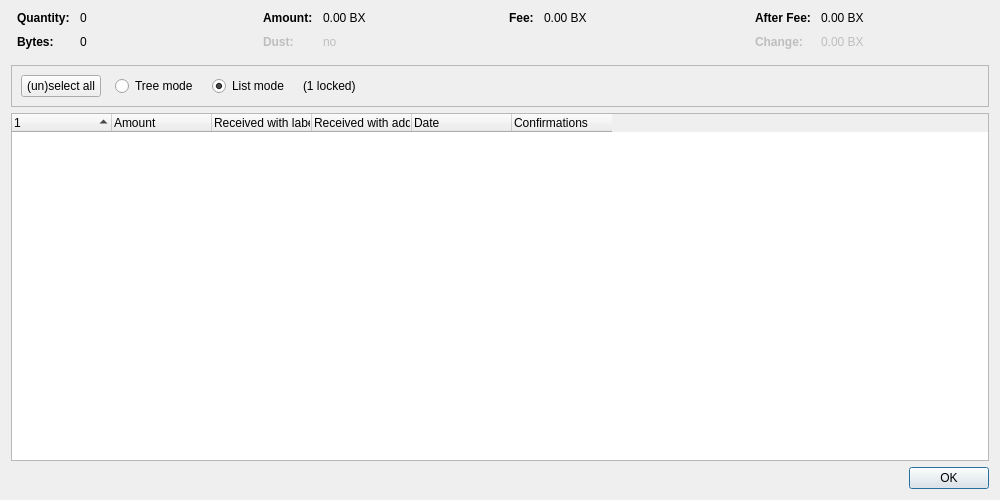
<?xml version="1.0" encoding="UTF-8"?>
<ui version="4.0">
 <class>CoinControlDialog</class>
 <widget class="QDialog" name="CoinControlDialog">
  <property name="geometry">
   <rect>
    <x>0</x>
    <y>0</y>
    <width>1000</width>
    <height>500</height>
   </rect>
  </property>
  <property name="windowTitle">
   <string>Coin Selection</string>
  </property>
  <layout class="QVBoxLayout" name="verticalLayout">
   <item>
    <layout class="QHBoxLayout" name="horizontalLayoutTop" stretch="0,0,0,0">
     <property name="topMargin">
      <number>0</number>
     </property>
     <property name="bottomMargin">
      <number>10</number>
     </property>
     <item>
      <layout class="QFormLayout" name="formLayoutCoinControl1">
       <property name="horizontalSpacing">
        <number>10</number>
       </property>
       <property name="verticalSpacing">
        <number>10</number>
       </property>
       <property name="leftMargin">
        <number>6</number>
       </property>
       <property name="rightMargin">
        <number>6</number>
       </property>
       <item row="0" column="0">
        <widget class="QLabel" name="labelCoinControlQuantityText">
         <property name="font">
          <font>
           <weight>75</weight>
           <bold>true</bold>
          </font>
         </property>
         <property name="text">
          <string>Quantity:</string>
         </property>
        </widget>
       </item>
       <item row="0" column="1">
        <widget class="QLabel" name="labelCoinControlQuantity">
         <property name="cursor">
          <cursorShape>IBeamCursor</cursorShape>
         </property>
         <property name="contextMenuPolicy">
          <enum>Qt::ActionsContextMenu</enum>
         </property>
         <property name="text">
          <string notr="true">0</string>
         </property>
         <property name="textInteractionFlags">
          <set>Qt::LinksAccessibleByMouse|Qt::TextSelectableByKeyboard|Qt::TextSelectableByMouse</set>
         </property>
        </widget>
       </item>
       <item row="1" column="0">
        <widget class="QLabel" name="labelCoinControlBytesText">
         <property name="font">
          <font>
           <weight>75</weight>
           <bold>true</bold>
          </font>
         </property>
         <property name="text">
          <string>Bytes:</string>
         </property>
        </widget>
       </item>
       <item row="1" column="1">
        <widget class="QLabel" name="labelCoinControlBytes">
         <property name="cursor">
          <cursorShape>IBeamCursor</cursorShape>
         </property>
         <property name="contextMenuPolicy">
          <enum>Qt::ActionsContextMenu</enum>
         </property>
         <property name="text">
          <string notr="true">0</string>
         </property>
         <property name="textInteractionFlags">
          <set>Qt::LinksAccessibleByMouse|Qt::TextSelectableByKeyboard|Qt::TextSelectableByMouse</set>
         </property>
        </widget>
       </item>
      </layout>
     </item>
     <item>
      <layout class="QFormLayout" name="formLayoutCoinControl2">
       <property name="horizontalSpacing">
        <number>10</number>
       </property>
       <property name="verticalSpacing">
        <number>10</number>
       </property>
       <property name="leftMargin">
        <number>6</number>
       </property>
       <property name="rightMargin">
        <number>6</number>
       </property>
       <item row="0" column="0">
        <widget class="QLabel" name="labelCoinControlAmountText">
         <property name="font">
          <font>
           <weight>75</weight>
           <bold>true</bold>
          </font>
         </property>
         <property name="text">
          <string>Amount:</string>
         </property>
        </widget>
       </item>
       <item row="0" column="1">
        <widget class="QLabel" name="labelCoinControlAmount">
         <property name="cursor">
          <cursorShape>IBeamCursor</cursorShape>
         </property>
         <property name="contextMenuPolicy">
          <enum>Qt::ActionsContextMenu</enum>
         </property>
         <property name="text">
          <string notr="true">0.00 BX</string>
         </property>
         <property name="textInteractionFlags">
          <set>Qt::LinksAccessibleByMouse|Qt::TextSelectableByKeyboard|Qt::TextSelectableByMouse</set>
         </property>
        </widget>
       </item>
       <item row="1" column="0">
        <widget class="QLabel" name="labelCoinControlLowOutputText">
         <property name="enabled">
          <bool>false</bool>
         </property>
         <property name="font">
          <font>
           <weight>75</weight>
           <bold>true</bold>
          </font>
         </property>
         <property name="text">
          <string>Dust:</string>
         </property>
        </widget>
       </item>
       <item row="1" column="1">
        <widget class="QLabel" name="labelCoinControlLowOutput">
         <property name="enabled">
          <bool>false</bool>
         </property>
         <property name="cursor">
          <cursorShape>IBeamCursor</cursorShape>
         </property>
         <property name="contextMenuPolicy">
          <enum>Qt::ActionsContextMenu</enum>
         </property>
         <property name="text">
          <string notr="true">no</string>
         </property>
         <property name="textInteractionFlags">
          <set>Qt::LinksAccessibleByMouse|Qt::TextSelectableByKeyboard|Qt::TextSelectableByMouse</set>
         </property>
        </widget>
       </item>
      </layout>
     </item>
     <item>
      <layout class="QFormLayout" name="formLayoutCoinControl3">
       <property name="horizontalSpacing">
        <number>10</number>
       </property>
       <property name="verticalSpacing">
        <number>10</number>
       </property>
       <property name="leftMargin">
        <number>6</number>
       </property>
       <property name="rightMargin">
        <number>6</number>
       </property>
       <item row="0" column="0">
        <widget class="QLabel" name="labelCoinControlFeeText">
         <property name="font">
          <font>
           <weight>75</weight>
           <bold>true</bold>
          </font>
         </property>
         <property name="text">
          <string>Fee:</string>
         </property>
        </widget>
       </item>
       <item row="0" column="1">
        <widget class="QLabel" name="labelCoinControlFee">
         <property name="cursor">
          <cursorShape>IBeamCursor</cursorShape>
         </property>
         <property name="contextMenuPolicy">
          <enum>Qt::ActionsContextMenu</enum>
         </property>
         <property name="text">
          <string notr="true">0.00 BX</string>
         </property>
         <property name="textInteractionFlags">
          <set>Qt::LinksAccessibleByMouse|Qt::TextSelectableByKeyboard|Qt::TextSelectableByMouse</set>
         </property>
        </widget>
       </item>
      </layout>
     </item>
     <item>
      <layout class="QFormLayout" name="formLayoutCoinControl4">
       <property name="horizontalSpacing">
        <number>10</number>
       </property>
       <property name="verticalSpacing">
        <number>10</number>
       </property>
       <property name="leftMargin">
        <number>6</number>
       </property>
       <property name="rightMargin">
        <number>6</number>
       </property>
       <item row="0" column="0">
        <widget class="QLabel" name="labelCoinControlAfterFeeText">
         <property name="font">
          <font>
           <weight>75</weight>
           <bold>true</bold>
          </font>
         </property>
         <property name="text">
          <string>After Fee:</string>
         </property>
        </widget>
       </item>
       <item row="0" column="1">
        <widget class="QLabel" name="labelCoinControlAfterFee">
         <property name="cursor">
          <cursorShape>IBeamCursor</cursorShape>
         </property>
         <property name="contextMenuPolicy">
          <enum>Qt::ActionsContextMenu</enum>
         </property>
         <property name="text">
          <string notr="true">0.00 BX</string>
         </property>
         <property name="textInteractionFlags">
          <set>Qt::LinksAccessibleByMouse|Qt::TextSelectableByKeyboard|Qt::TextSelectableByMouse</set>
         </property>
        </widget>
       </item>
       <item row="1" column="0">
        <widget class="QLabel" name="labelCoinControlChangeText">
         <property name="enabled">
          <bool>false</bool>
         </property>
         <property name="font">
          <font>
           <weight>75</weight>
           <bold>true</bold>
          </font>
         </property>
         <property name="text">
          <string>Change:</string>
         </property>
        </widget>
       </item>
       <item row="1" column="1">
        <widget class="QLabel" name="labelCoinControlChange">
         <property name="enabled">
          <bool>false</bool>
         </property>
         <property name="cursor">
          <cursorShape>IBeamCursor</cursorShape>
         </property>
         <property name="contextMenuPolicy">
          <enum>Qt::ActionsContextMenu</enum>
         </property>
         <property name="text">
          <string notr="true">0.00 BX</string>
         </property>
         <property name="textInteractionFlags">
          <set>Qt::LinksAccessibleByMouse|Qt::TextSelectableByKeyboard|Qt::TextSelectableByMouse</set>
         </property>
        </widget>
       </item>
      </layout>
     </item>
    </layout>
   </item>
   <item>
    <widget class="QFrame" name="frame">
     <property name="minimumSize">
      <size>
       <width>0</width>
       <height>40</height>
      </size>
     </property>
     <property name="frameShape">
      <enum>QFrame::StyledPanel</enum>
     </property>
     <property name="frameShadow">
      <enum>QFrame::Sunken</enum>
     </property>
     <layout class="QHBoxLayout" name="horizontalLayout">
      <item>
       <layout class="QHBoxLayout" name="horizontalLayoutPanel" stretch="0,0,0,0,0">
        <property name="spacing">
         <number>14</number>
        </property>
        <item>
         <widget class="QPushButton" name="pushButtonSelectAll">
          <property name="sizePolicy">
           <sizepolicy hsizetype="Maximum" vsizetype="Fixed">
            <horstretch>0</horstretch>
            <verstretch>0</verstretch>
           </sizepolicy>
          </property>
          <property name="text">
           <string>(un)select all</string>
          </property>
          <property name="autoDefault">
           <bool>false</bool>
          </property>
         </widget>
        </item>
        <item>
         <widget class="QRadioButton" name="radioTreeMode">
          <property name="sizePolicy">
           <sizepolicy hsizetype="Maximum" vsizetype="Fixed">
            <horstretch>0</horstretch>
            <verstretch>0</verstretch>
           </sizepolicy>
          </property>
          <property name="text">
           <string>Tree mode</string>
          </property>
         </widget>
        </item>
        <item>
         <widget class="QRadioButton" name="radioListMode">
          <property name="sizePolicy">
           <sizepolicy hsizetype="Maximum" vsizetype="Fixed">
            <horstretch>0</horstretch>
            <verstretch>0</verstretch>
           </sizepolicy>
          </property>
          <property name="text">
           <string>List mode</string>
          </property>
          <property name="checked">
           <bool>true</bool>
          </property>
         </widget>
        </item>
        <item>
         <widget class="QLabel" name="labelLocked">
          <property name="text">
           <string notr="true">(1 locked)</string>
          </property>
         </widget>
        </item>
        <item>
         <spacer name="horizontalSpacer">
          <property name="orientation">
           <enum>Qt::Horizontal</enum>
          </property>
          <property name="sizeHint" stdset="0">
           <size>
            <width>40</width>
            <height>20</height>
           </size>
          </property>
         </spacer>
        </item>
       </layout>
      </item>
     </layout>
    </widget>
   </item>
   <item>
    <widget class="CoinControlTreeWidget" name="treeWidget">
     <property name="contextMenuPolicy">
      <enum>Qt::CustomContextMenu</enum>
     </property>
     <property name="sortingEnabled">
      <bool>false</bool>
     </property>
     <property name="columnCount">
      <number>6</number>
     </property>
     <attribute name="headerShowSortIndicator" stdset="0">
      <bool>true</bool>
     </attribute>
     <attribute name="headerStretchLastSection">
      <bool>false</bool>
     </attribute>
     <column>
      <property name="text">
       <string/>
      </property>
     </column>
     <column>
      <property name="text">
       <string>Amount</string>
      </property>
     </column>
     <column>
      <property name="text">
       <string>Received with label</string>
      </property>
     </column>
     <column>
      <property name="text">
       <string>Received with address</string>
      </property>
     </column>
     <column>
      <property name="text">
       <string>Date</string>
      </property>
     </column>
     <column>
      <property name="text">
       <string>Confirmations</string>
      </property>
      <property name="toolTip">
       <string>Confirmed</string>
      </property>
     </column>
     <column>
      <property name="text">
       <string/>
      </property>
     </column>
     <column>
      <property name="text">
       <string/>
      </property>
     </column>
     <column>
      <property name="text">
       <string/>
      </property>
     </column>
     <column>
      <property name="text">
       <string/>
      </property>
     </column>
    </widget>
   </item>
   <item>
    <widget class="QDialogButtonBox" name="buttonBox">
     <property name="orientation">
      <enum>Qt::Horizontal</enum>
     </property>
     <property name="standardButtons">
      <set>QDialogButtonBox::Ok</set>
     </property>
    </widget>
   </item>
  </layout>
 </widget>
 <customwidgets>
  <customwidget>
   <class>CoinControlTreeWidget</class>
   <extends>QTreeWidget</extends>
   <header>qt/coincontroltreewidget.h</header>
  </customwidget>
 </customwidgets>
 <resources/>
 <connections/>
</ui>
